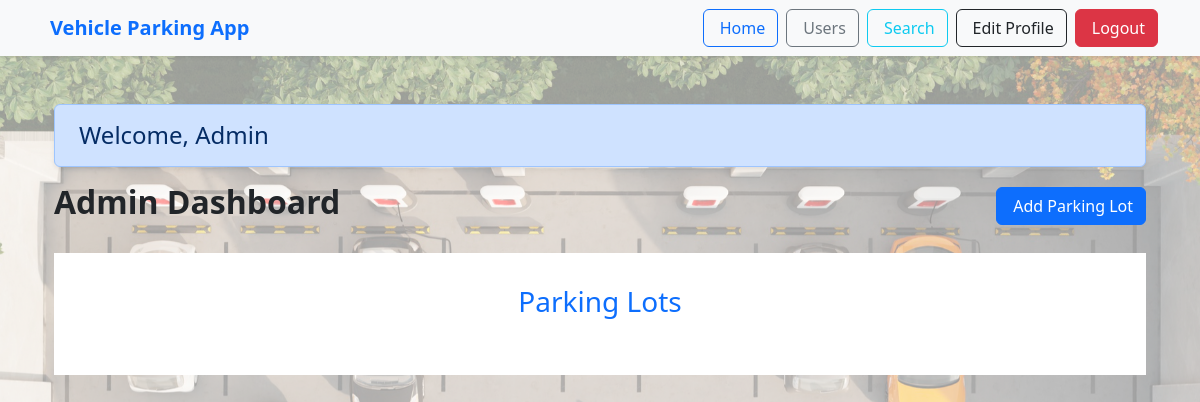
Page / (signed in) on the earlier database version.
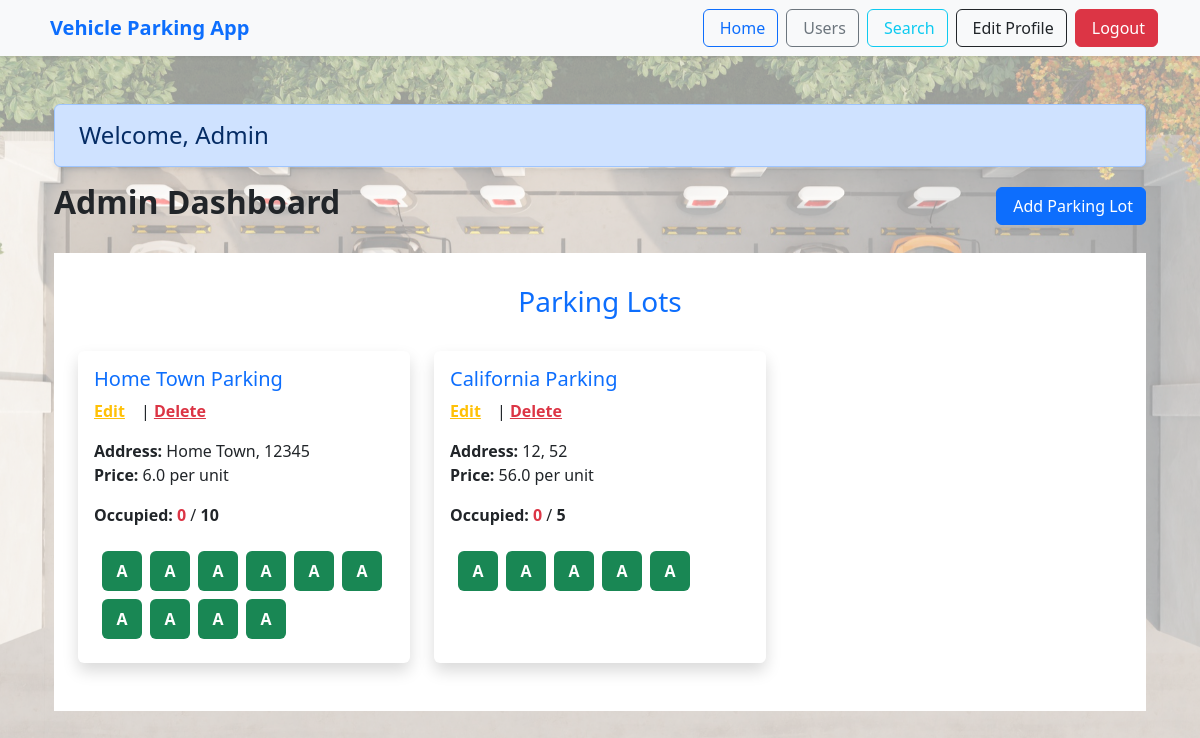
Same page on the later database version.
### controller/models.py (models this page shows)
class ParkingLot(db.Model):
    id = db.Column(db.Integer, primary_key = True, autoincrement = True)
    prime_location_name = db.Column(db.String(100), nullable = False)
    address = db.Column(db.String(250), nullable = False)
    pincode = db.Column(db.String(10), nullable = False)
    maximum_number_of_spots = db.Column(db.Integer, nullable = False)
    price = db.Column(db.Float, nullable = False)
    spot = db.relationship('ParkingSpot', backref='parking_lot', lazy=True,uselist=False)
    reserve = db.relationship('ReserveParkingSpot', backref='parking_lot', lazy=True, uselist=False)

class ParkingSpot(db.Model):
    id = db.Column(db.Integer, primary_key = True, autoincrement = True)
    lot_id = db.Column(db.Integer, db.ForeignKey('parking_lot.id'), nullable = False)
    status = db.Column(db.String(20), nullable = False)  # e.g., A - available,O -  occupied

### controller/routes.py (the view, shortened to what this page needs)
@app.route('/')
def home():
    if 'user_email' in session:
        if session.get('user_role', None) == 'admin':
            lots = ParkingLot.query.all()
            spot = ParkingSpot.query.all()
            for lot in lots:
                total_spots = ParkingSpot.query.filter_by(lot_id=lot.id).count()
                occupied_spots = ParkingSpot.query.filter_by(lot_id=lot.id, status='O').count()
                lot.total_spots = total_spots
                lot.occupied_spots = occupied_spots
            return render_template("home.html", parking_lots=lots,spot=spot)
    else:
        flash("Please Login First!")
        return render_template('home.html')

### templates/home.html (shortened to what this page needs)
{% extends 'base.html' %}
{% block content %}
<div class="container mt-5">
    {% if not session.get('user_email',None) %}
        <h1>Welcome to the Vehicle Parking App</h1>
        <p>This application allows you to manage vehicle parking efficiently.</p>
    {% else %}
        {% if session.get('user_role',None) == 'admin' %}
            {% include 'admin_dashboard.html' %}
        {% else %}
            {% include 'user_dashboard.html' %}
        {% endif %}
    {% endif %}
 </div>
{% endblock %}

### templates/admin_dashboard.html (shortened to what this page needs)
<div class="container mt-5">
    <div class="alert alert-primary d-flex justify-content-between align-items-center shadow-sm">
        <h4 class="mb-0">
            Welcome, Admin
        </h4>
    </div>
    <div class="d-flex justify-content-between align-items-center mb-4">
        <h2 class="fw-bold">Admin Dashboard</h2>
        <a href="{{ url_for('add_parking_lot') }}" class="btn btn-primary">
             Add Parking Lot
        </a>
    </div>
    <div class="mb-4 bg-white p-4">
        <h3 class=" mb-4 text-center text-primary bg-white p-2">Parking Lots</h3>
        <div class="row">
            {% for lot in parking_lots %}
            <div class="col-md-6 col-lg-4 mb-4">
                <div class="card shadow border-0 h-100">
                    <div class="card-body">
                        <h5 class="card-title text-primary">{{ lot.prime_location_name }}</h5>
                        <div class="mb-3">
                            <a href="{{ url_for("edit_parking_lot",parking_lot_id=lot.id )}}"
                                class="text-warning fw-bold me-3">Edit</a>|
                            <a href="{{ url_for("delete_parking_lot",parking_lot_id=lot.id )}}"
                                class="text-danger fw-bold">Delete</a>
                        </div>
                        <p class="card-text">
                            <strong>Address:</strong> {{ lot.address }}, {{ lot.pincode }}<br>
                            <strong>Price:</strong> {{ lot.price }} per unit
                        </p>
                        <div class="d-flex justify-content-between align-items-center mt-3">
                            <span>
                                <strong>Occupied:</strong>
                                <span class="text-danger fw-bold">{{ lot.occupied_spots }}</span> /
                                <span class="fw-bold">{{ lot.total_spots }}</span>
                            </span>
                        </div>
                        <div class="d-flex flex-wrap gap-2 mt-3 p-2">
                            {% for spot in spot | selectattr('lot_id', 'equalto', lot.id) %}
                            {% if spot.status == 'O' %}
                            <a href="{{ url_for("view_parking_spot", parking_spot_id=spot.id)}}"
                                class="bg-danger text-white rounded d-flex justify-content-center align-items-center text-decoration-none"
                                style="width: 40px; height: 40px; font-weight: bold; user-select: none;">{{ spot.status
                                }}</a>
                            {% else %}
                            <a href="{{ url_for("view_parking_spot", parking_spot_id=spot.id)}}"
                                class="bg-success text-white rounded d-flex justify-content-center align-items-center text-decoration-none"
                                style="width: 40px; height: 40px; font-weight: bold; user-select: none;">{{ spot.status
                                }}</a>
                            {% endif %}
                            {% endfor %}
                        </div>
                    </div>
                </div>
            </div>
            {% endfor %}
        </div>
    </div>
</div>

Differences in the rows shown:
added ParkingLot: prime_location_name "Home Town Parking", address "Home Town", pincode "12345", price "6.0", occupied_spots "0", total_spots "10"
added ParkingSpot: status "A", shown under "Home Town Parking"
added ParkingSpot: status "A", shown under "Home Town Parking"
added ParkingSpot: status "A", shown under "Home Town Parking"
added ParkingSpot: status "A", shown under "Home Town Parking"
added ParkingSpot: status "A", shown under "Home Town Parking"
added ParkingSpot: status "A", shown under "Home Town Parking"
added ParkingSpot: status "A", shown under "Home Town Parking"
added ParkingSpot: status "A", shown under "Home Town Parking"
added ParkingSpot: status "A", shown under "Home Town Parking"
added ParkingSpot: status "A", shown under "Home Town Parking"
added ParkingLot: prime_location_name "California Parking", address "12", pincode "52", price "56.0", occupied_spots "0", total_spots "5"
added ParkingSpot: status "A", shown under "California Parking"
added ParkingSpot: status "A", shown under "California Parking"
added ParkingSpot: status "A", shown under "California Parking"
added ParkingSpot: status "A", shown under "California Parking"
added ParkingSpot: status "A", shown under "California Parking"
